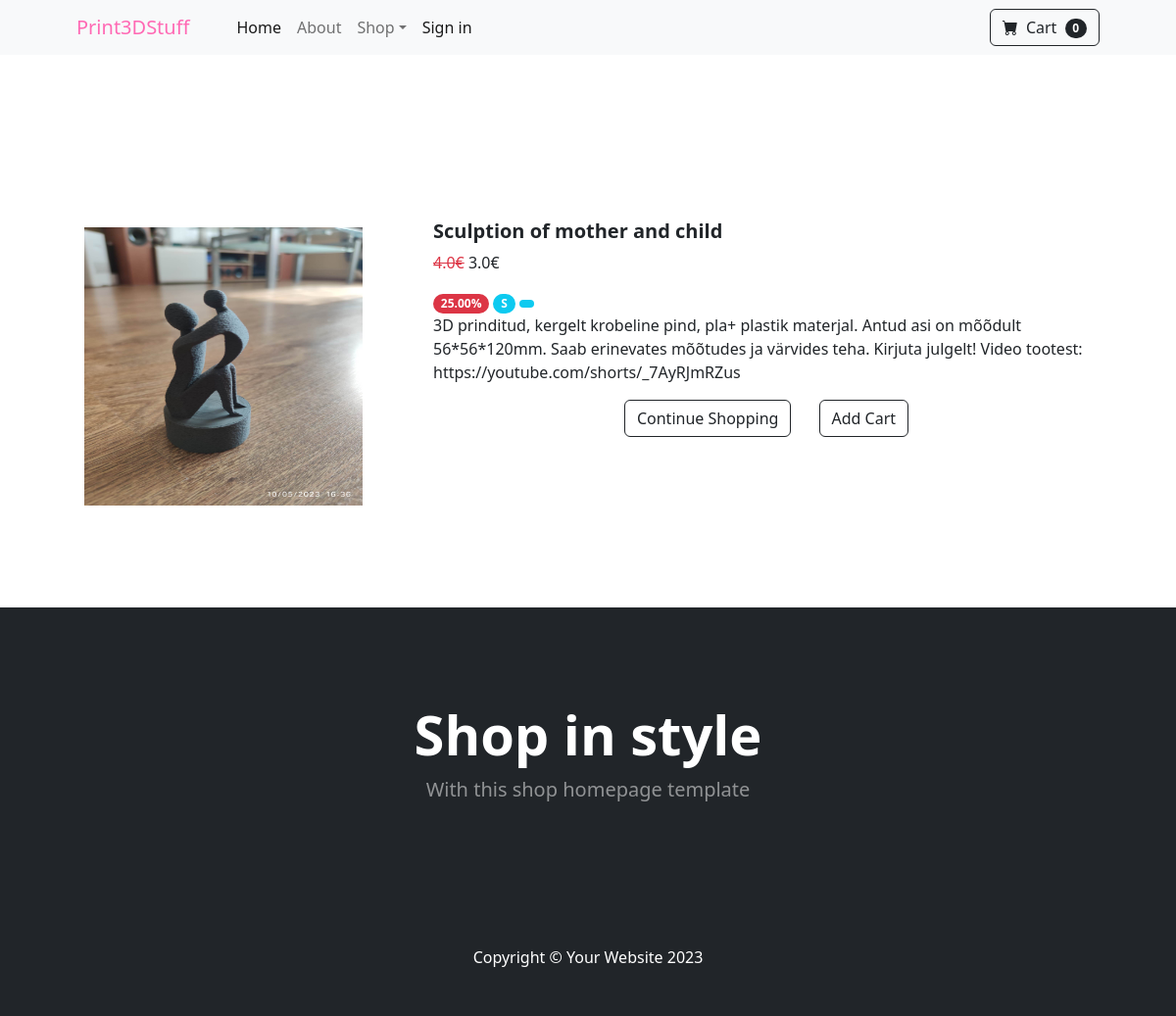
Before: /product/mothers-day/ with the older database file.
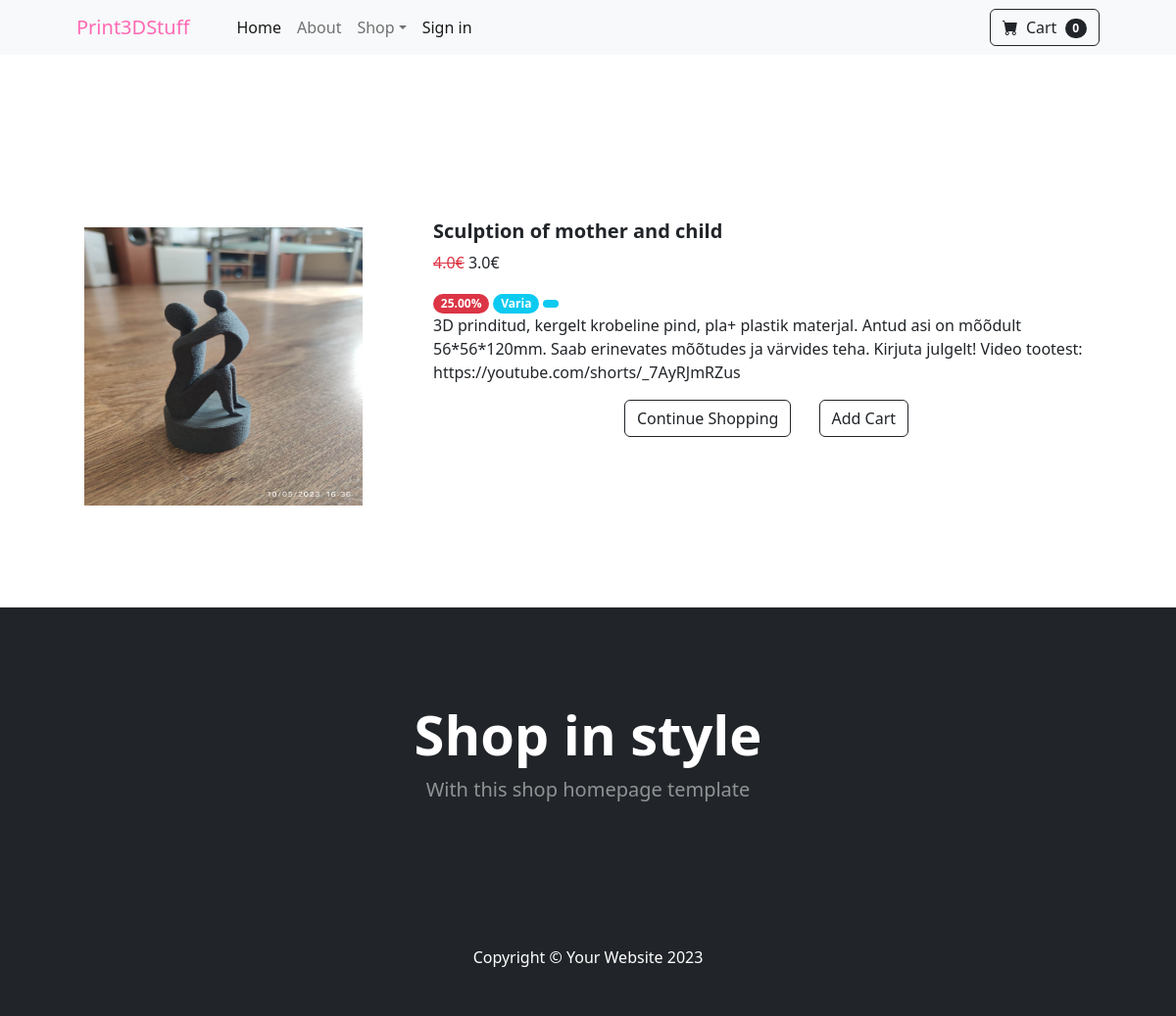
After: the same page with the newer database file.
### mainapp/models.py (models this page shows, shortened)
class Item(models.Model):
    title = models.CharField(max_length=100)
    price = models.FloatField()
    discount_price = models.FloatField(blank=True, null=True)
    category = models.CharField(choices=CATEGORY_CHOICES, max_length=5)
    slug = models.SlugField()
    description = models.TextField()
    image = models.ImageField()
    def get_discount_percent(self):
        discount_percent = 100 - (self.discount_price * 100 / self.price)
        return discount_percent
    def get_add_to_cart(self):
        return reverse('mainapp:add-to-cart', kwargs={
            'slug': self.slug
        })

### mainapp/views.py (the view)
# urls.py: path('product/<slug>/', views.ProductDetailView.as_view(), name='product'),
class ProductDetailView(DetailView):
    model = Item
    template_name = 'product.html'

### templates/product.html (shortened to what this page needs)
{% extends 'base.html' %}
{% block content %}
<section class="py-5">
    <div class="container px-4 px-lg-5 mt-5">
        <div class="row gx-md-5 justify-content-center">
            <div class="col-md-4 mb-5">
                    <img class="card-img-top p-2" src="{{ item.image.url }}" alt="..." style="max-height: 300px; width: 300px;" />
            </div>
            <div class="col-md-8 mb-5">
                <h5 class="fw-bolder">{{ item.title }}</h5>
                {% if item.discount_price %}
                <p><del class="mt-2 text-danger">{{ item.price }}€</del>
                        {{ item.discount_price }}€</p>
                <span class="badge rounded-pill bg-danger">{{ item.get_discount_percent|floatformat:2 }}%</span>
                {% else %}
                <p>{{ item.price }}€</p>
                {% endif %}
                <span class="badge rounded-pill bg-info">{{ item.get_category_display }} </span>
                <span class="badge rounded-pill bg-info">{{ item.get_label_display }} </span>
                <p>{{ item.description }}</p>
                <div class="card-footer p-4 pt-0 border-top-0 bg-transparent">
                    <div class="text-center">
                        <a class="btn btn-outline-dark mt-auto me-4" href="{% url 'mainapp:index' %}">Continue Shopping</a>
                        <a class="btn btn-outline-dark mt-auto" href="{{ item.get_add_to_cart }}">Add Cart</a>
                    </div>
                </div>
            </div>
        </div>
    </div>
 </section>
{% endblock %}

### templates/base.html (shortened to what this page needs)
{% load static %}
<!DOCTYPE html>
<html lang="en">
    <head>
        <link href="https://cdn.jsdelivr.net/npm/bootstrap-icons@1.5.0/font/bootstrap-icons.css" rel="stylesheet" />
        <link href="{% static 'css/styles.css' %}" rel="stylesheet" />
    </head>
    <body>
        <nav class="navbar navbar-expand-lg navbar-light bg-light">
            <div class="container px-4 px-lg-5">
                <a class="navbar-brand" style="color: hotpink;" href="{% url 'mainapp:index' %}">Print3DStuff</a>
                <div class="collapse navbar-collapse" id="navbarSupportedContent">
                    <ul class="navbar-nav me-auto mb-2 mb-lg-0 ms-lg-4">
                        <li class="nav-item"><a class="nav-link active" aria-current="page" href="{% url 'mainapp:index' %}">Home</a></li>
                        <li class="nav-item"><a class="nav-link" href="#!">About</a></li>
                        <li class="nav-item dropdown">
                            <a class="nav-link dropdown-toggle" id="navbarDropdown" href="#" role="button" data-bs-toggle="dropdown" aria-expanded="false">Shop</a>
                        </li>
                        {% if user.is_authenticated %}
                            <li class="nav-item dropdown">
                            <a class="nav-link dropdown-toggle" href="#" role="button" data-bs-toggle="dropdown" aria-expanded="false">
                                {{ user.get_username }}
                            </a>
                            <ul class="dropdown-menu">
                                <li><a class="dropdown-item" href="#">Profile</a></li>
                                <li><hr class="dropdown-divider"></li>
                                <li><a class="dropdown-item" href="{% url 'accounts:logout' %}">Log out</a></li>
                            </ul>
                            </li>
                        {% else %}
                            <li class="nav-item"><a class="nav-link active" href="{% url 'accounts:login' %}">Sign in</a></li>
                        {% endif %}
                    </ul>
                    <form class="d-flex">
                        <button class="btn btn-outline-dark" type="submit">
                            <i class="bi-cart-fill me-1"></i>
                            Cart
                            <span class="badge bg-dark text-white ms-1 rounded-pill">0</span>
                        </button>
                    </form>
                </div>
            </div>
        </nav>
        <div class="mt-5 pt-4">
        </div>
        {% block content %}
        {% endblock %}
        <header class="bg-dark py-5">
            <div class="container px-4 px-lg-5 my-5">
                <div class="text-center text-white">
                    <h1 class="display-4 fw-bolder">Shop in style</h1>
                    <p class="lead fw-normal text-white-50 mb-0">With this shop homepage template</p>
                </div>
            </div>
        </header>
        <footer class="py-5 bg-dark">
            <div class="container"><p class="m-0 text-center text-white">Copyright &copy; Your Website 2023</p></div>
        </footer>
    </body>
</html>

Changed rows visible on the page:
changed Item "Sculption of mother and child": category "S" → "Varia"
